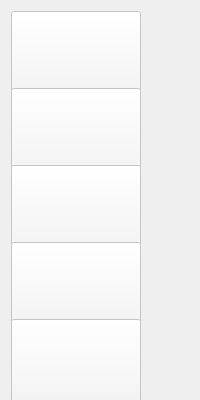
             <widget class="PhilView" name="phil3" native="true">
              <property name="minimumSize">
               <size>
                <width>0</width>
                <height>400</height>
               </size>
              </property>
              <property name="maximumSize">
               <size>
                <width>16777215</width>
                <height>400</height>
               </size>
              </property>
              <layout class="QVBoxLayout" name="verticalLayout_4">
               <item>
                <widget class="QPushButton" name="forkLeftPlaceHolder3">
                 <property name="enabled">
                  <bool>false</bool>
                 </property>
                 <property name="minimumSize">
                  <size>
                   <width>130</width>
                   <height>130</height>
                  </size>
                 </property>
                 <property name="maximumSize">
                  <size>
                   <width>130</width>
                   <height>130</height>
                  </size>
                 </property>
                 <property name="text">
                  <string/>
                 </property>
                 <property name="iconSize">
                  <size>
                   <width>120</width>
                   <height>105</height>
                  </size>
                 </property>
                 <property name="checkable">
                  <bool>false</bool>
                 </property>
                 <property name="checked">
                  <bool>false</bool>
                 </property>
                 <property name="autoDefault">
                  <bool>false</bool>
                 </property>
                 <property name="default">
                  <bool>false</bool>
                 </property>
                </widget>
               </item>
               <item>
                <widget class="QPushButton" name="forkLeft3">
                 <property name="enabled">
                  <bool>false</bool>
                 </property>
                 <property name="minimumSize">
                  <size>
                   <width>130</width>
                   <height>130</height>
                  </size>
                 </property>
                 <property name="maximumSize">
                  <size>
                   <width>130</width>
                   <height>130</height>
                  </size>
                 </property>
                 <property name="text">
                  <string/>
                 </property>
                 <property name="icon">
                  <iconset resource="Res.qrc">
                   <normaloff>:/philosophers/res/philosophers/Knife.png</normaloff>
                   <normalon>:/philosophers/res/philosophers/Knife.png</normalon>
                   <disabledoff>:/philosophers/res/philosophers/Knife.png</disabledoff>
                   <disabledon>:/philosophers/res/philosophers/Knife.png</disabledon>
                   <activeoff>:/philosophers/res/philosophers/Knife.png</activeoff>
                   <activeon>:/philosophers/res/philosophers/Knife.png</activeon>
                   <selectedoff>:/philosophers/res/philosophers/Knife.png</selectedoff>
                   <selectedon>:/philosophers/res/philosophers/Knife.png</selectedon>:/philosophers/res/philosophers/Knife.png</iconset>
                 </property>
                 <property name="iconSize">
                  <size>
                   <width>120</width>
                   <height>105</height>
                  </size>
                 </property>
                 <property name="checkable">
                  <bool>false</bool>
                 </property>
                 <property name="checked">
                  <bool>false</bool>
                 </property>
                 <property name="autoDefault">
                  <bool>false</bool>
                 </property>
                 <property name="default">
                  <bool>false</bool>
                 </property>
                </widget>
               </item>
               <item>
                <widget class="QPushButton" name="btnPhil3">
                 <property name="enabled">
                  <bool>false</bool>
                 </property>
                 <property name="minimumSize">
                  <size>
                   <width>130</width>
                   <height>130</height>
                  </size>
                 </property>
                 <property name="maximumSize">
                  <size>
                   <width>130</width>
                   <height>130</height>
                  </size>
                 </property>
                 <property name="text">
                  <string/>
                 </property>
                 <property name="icon">
                  <iconset resource="Res.qrc">
                   <normaloff>:/philosophers/res/philosophers/Thinking.png</normaloff>
                   <disabledoff>:/philosophers/res/philosophers/Thinking.png</disabledoff>:/philosophers/res/philosophers/Thinking.png</iconset>
                 </property>
                 <property name="iconSize">
                  <size>
                   <width>120</width>
                   <height>120</height>
                  </size>
                 </property>
                 <property name="checkable">
                  <bool>false</bool>
                 </property>
                 <property name="checked">
                  <bool>false</bool>
                 </property>
                 <property name="autoDefault">
                  <bool>false</bool>
                 </property>
                 <property name="default">
                  <bool>false</bool>
                 </property>
                </widget>
               </item>
               <item>
                <widget class="QPushButton" name="forkRight3">
                 <property name="enabled">
                  <bool>false</bool>
                 </property>
                 <property name="minimumSize">
                  <size>
                   <width>130</width>
                   <height>130</height>
                  </size>
                 </property>
                 <property name="maximumSize">
                  <size>
                   <width>130</width>
                   <height>130</height>
                  </size>
                 </property>
                 <property name="text">
                  <string/>
                 </property>
                 <property name="icon">
                  <iconset resource="Res.qrc">
                   <normaloff>:/philosophers/res/philosophers/Fork.png</normaloff>
                   <normalon>:/philosophers/res/philosophers/Fork.png</normalon>
                   <disabledoff>:/philosophers/res/philosophers/Fork.png</disabledoff>
                   <disabledon>:/philosophers/res/philosophers/Fork.png</disabledon>
                   <activeoff>:/philosophers/res/philosophers/Fork.png</activeoff>
                   <activeon>:/philosophers/res/philosophers/Fork.png</activeon>
                   <selectedoff>:/philosophers/res/philosophers/Fork.png</selectedoff>
                   <selectedon>:/philosophers/res/philosophers/Fork.png</selectedon>:/philosophers/res/philosophers/Fork.png</iconset>
                 </property>
                 <property name="iconSize">
                  <size>
                   <width>120</width>
                   <height>105</height>
                  </size>
                 </property>
                 <property name="checkable">
                  <bool>false</bool>
                 </property>
                 <property name="checked">
                  <bool>false</bool>
                 </property>
                 <property name="autoDefault">
                  <bool>false</bool>
                 </property>
                 <property name="default">
                  <bool>false</bool>
                 </property>
                </widget>
               </item>
               <item>
                <widget class="QPushButton" name="forkRightPlaceHolder3">
                 <property name="enabled">
                  <bool>false</bool>
                 </property>
                 <property name="minimumSize">
                  <size>
                   <width>130</width>
                   <height>130</height>
                  </size>
                 </property>
                 <property name="maximumSize">
                  <size>
                   <width>130</width>
                   <height>130</height>
                  </size>
                 </property>
                 <property name="text">
                  <string/>
                 </property>
                 <property name="iconSize">
                  <size>
                   <width>120</width>
                   <height>105</height>
                  </size>
                 </property>
                 <property name="checkable">
                  <bool>false</bool>
                 </property>
                 <property name="checked">
                  <bool>false</bool>
                 </property>
                 <property name="autoDefault">
                  <bool>false</bool>
                 </property>
                 <property name="default">
                  <bool>false</bool>
                 </property>
                </widget>
               </item>
              </layout>
             </widget>
